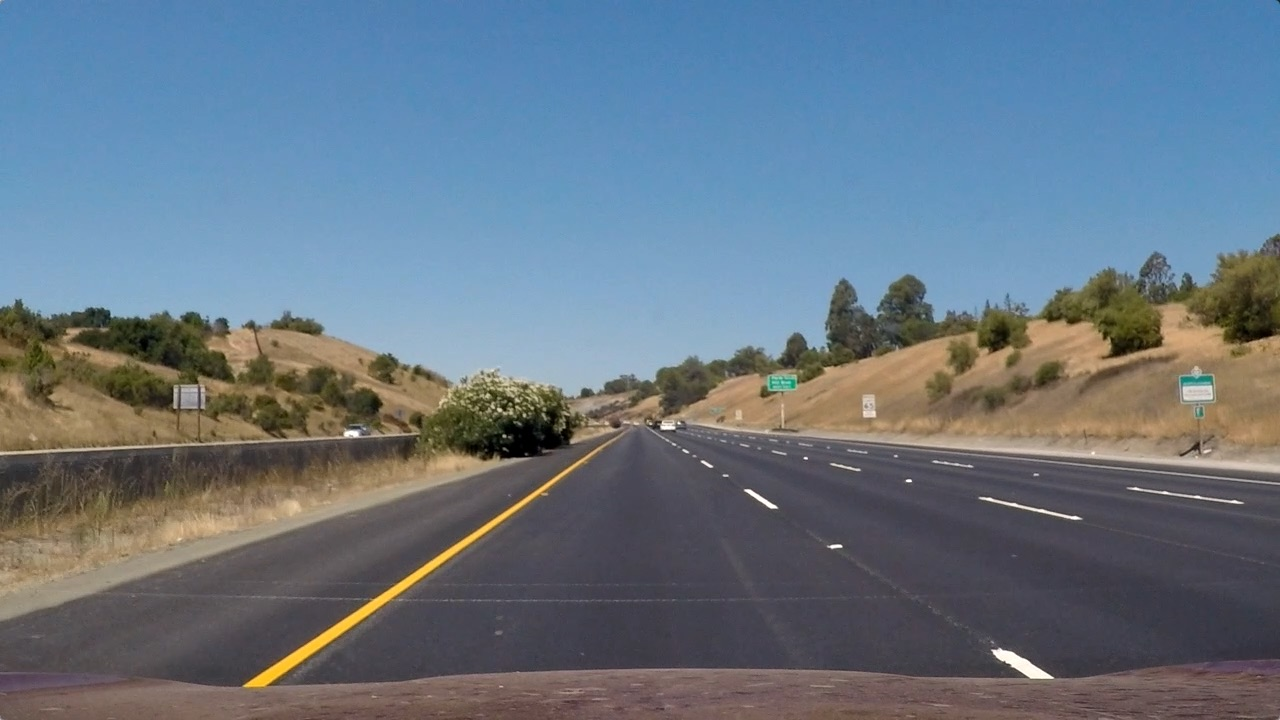
#> input picture Term1/CarND-Advanced-Lane-Lines/test_images/straight_lines1.jpg, 1280 x 720 px
$ python calibration.py
#> lines starting #> are read from the running program, lines starting #| are printed output that depends on the picture
import cv2
import glob

import matplotlib.image as mpimg
import numpy as np


# [41 lines left out: function calibrate_camera, not called in this run]


def get_perspective_matrix(corners_src, corners_dst):
    """
    Generates the 3x3 transformation matrix using the points passed as parameters
    :param corners_src:
    :param corners_dst:
    :return:
    """
    M = cv2.getPerspectiveTransform(np.float32(corners_src), np.float32(corners_dst))
    Minv = cv2.getPerspectiveTransform(np.float32(corners_dst), np.float32(corners_src))
    return M, Minv


if __name__ == '__main__':
    import matplotlib.pyplot as plt
    from matplotlib.patches import Polygon

    persp_args = {
        'corners_src': [[200, 700], [1070, 700], [750, 490], [530, 490]],
        'corners_dst': [[325, 700], [975, 700], [975, 0], [325, 0]]
    }
    img = mpimg.imread('./test_images/straight_lines1.jpg')
#> img is the input picture: shape (720, 1280, 3); mean R, G, B 103.2, 117.7, 131.2
    M, Minv = get_perspective_matrix(persp_args['corners_src'], persp_args['corners_dst'])
    lines_img = np.zeros_like(img)
    dst_img = cv2.warpPerspective(img, M, (img.shape[1], img.shape[0]))
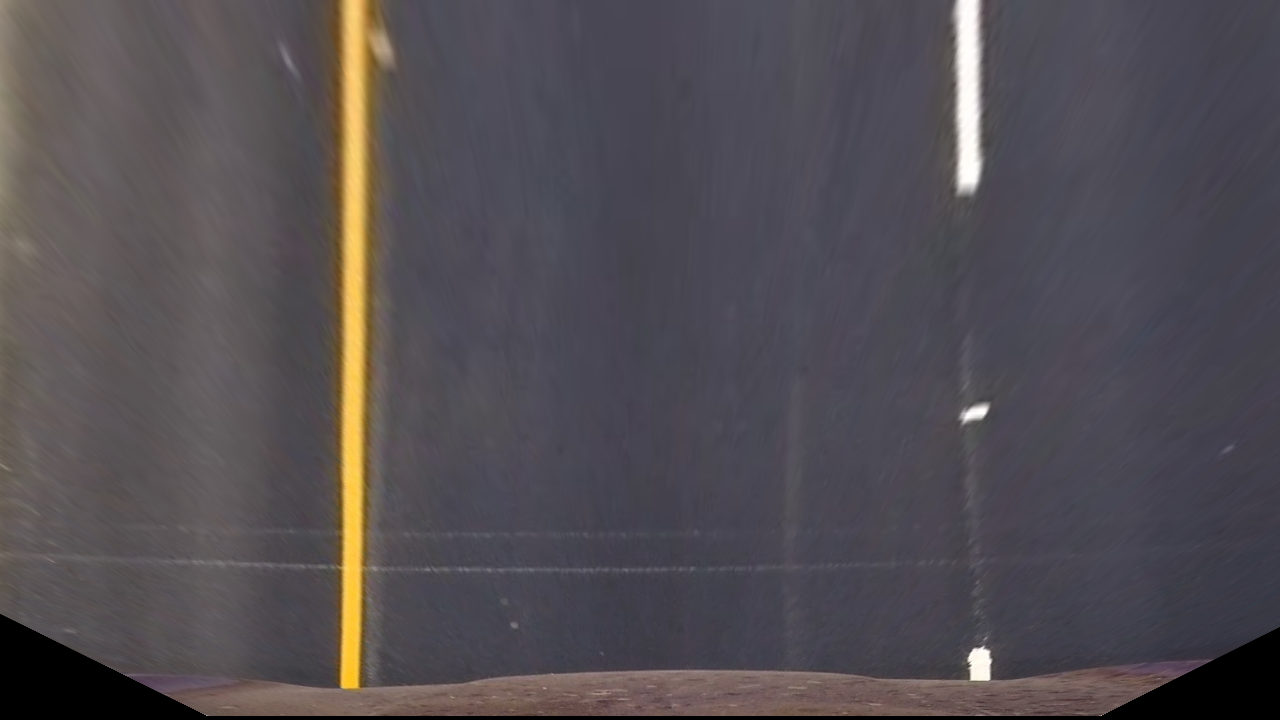
#> dst_img: shape (720, 1280, 3); mean R, G, B 82.8, 77.8, 82.6
    lines_dst_img = np.zeros_like(img)

    plt.subplot(121)
    plt.imshow(img)
    xyList = [(x, y) for x, y in persp_args['corners_src']]
    p = Polygon(xyList, alpha=0.2)
    plt.gca().add_artist(p)
    plt.title('Input')

    plt.subplot(122)
    plt.imshow(dst_img)
    xyList = [(x, y) for x, y in persp_args['corners_dst']]
    p = Polygon(xyList, alpha=0.2)
    plt.gca().add_artist(p)

    plt.title('Output')
    plt.show()
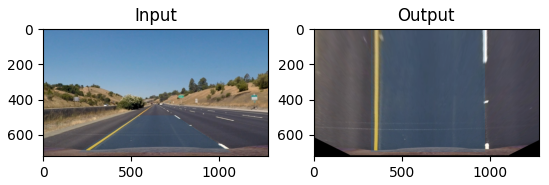
#> figure drawn by matplotlib, 2 panels

$ run again, with Term1/CarND-Advanced-Lane-Lines/test_images/straight_lines2.jpg copied over Term1/CarND-Advanced-Lane-Lines/test_images/straight_lines1.jpg
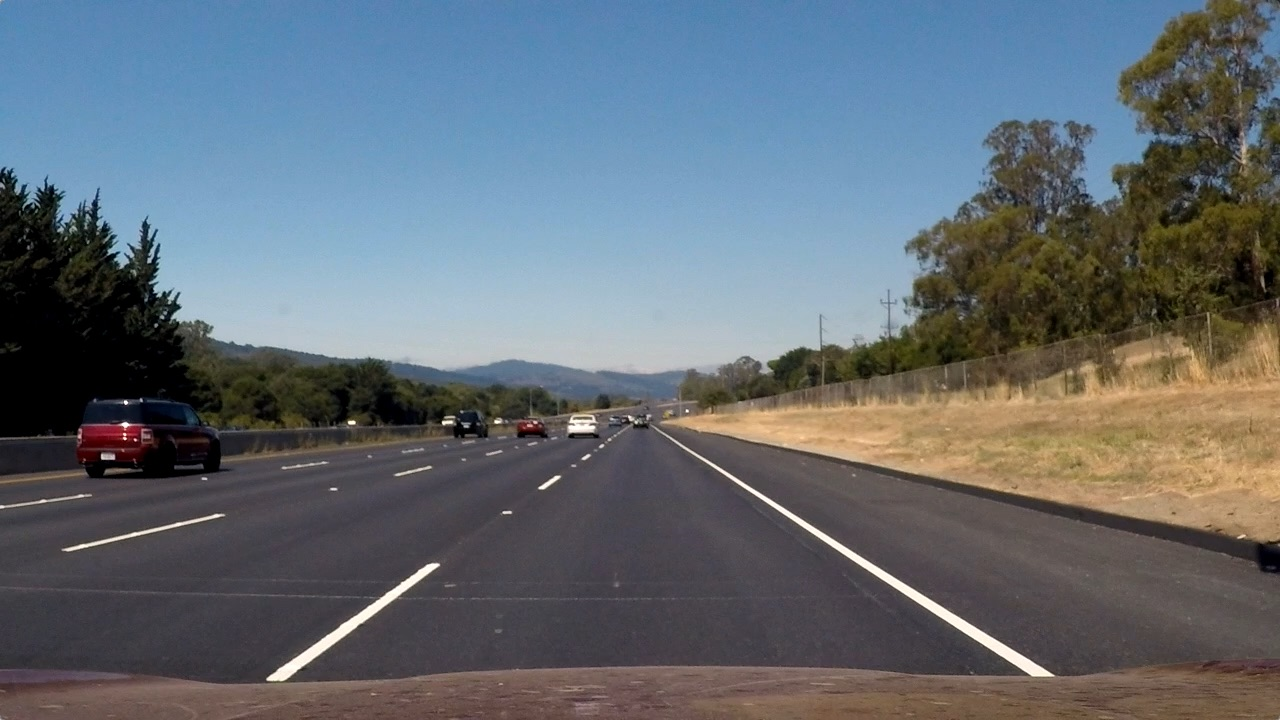
#> input picture Term1/CarND-Advanced-Lane-Lines/test_images/straight_lines2.jpg, 1280 x 720 px
#> img is the input picture: shape (720, 1280, 3); mean R, G, B 99.4, 107.7, 115.1
#> `dst_img = cv2.warpPerspective(img, M, (img.shape[1], img.shape[0]))`:
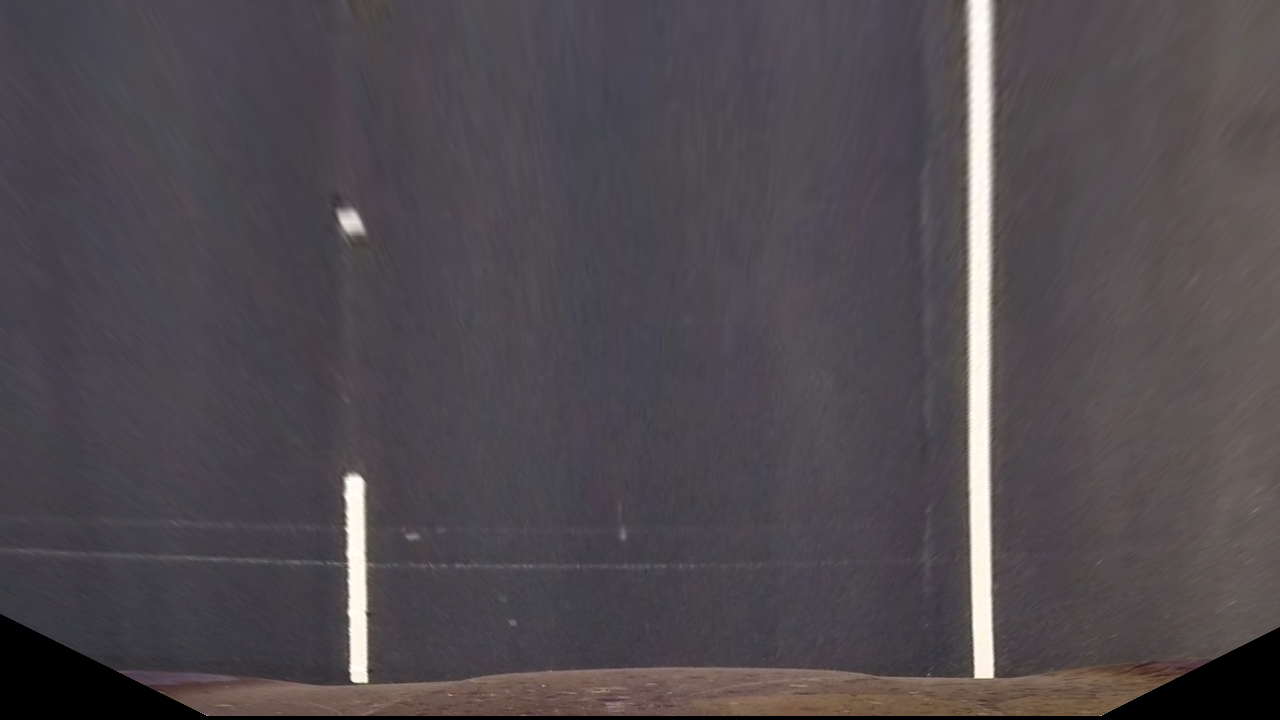
#> dst_img: shape (720, 1280, 3); mean R, G, B 80, 74.4, 79
#> `plt.show()`:
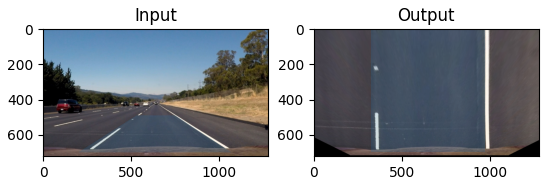
#> figure drawn by matplotlib, 2 panels

$ run again, with Term1/CarND-Advanced-Lane-Lines/test_images/test1.jpg copied over Term1/CarND-Advanced-Lane-Lines/test_images/straight_lines1.jpg
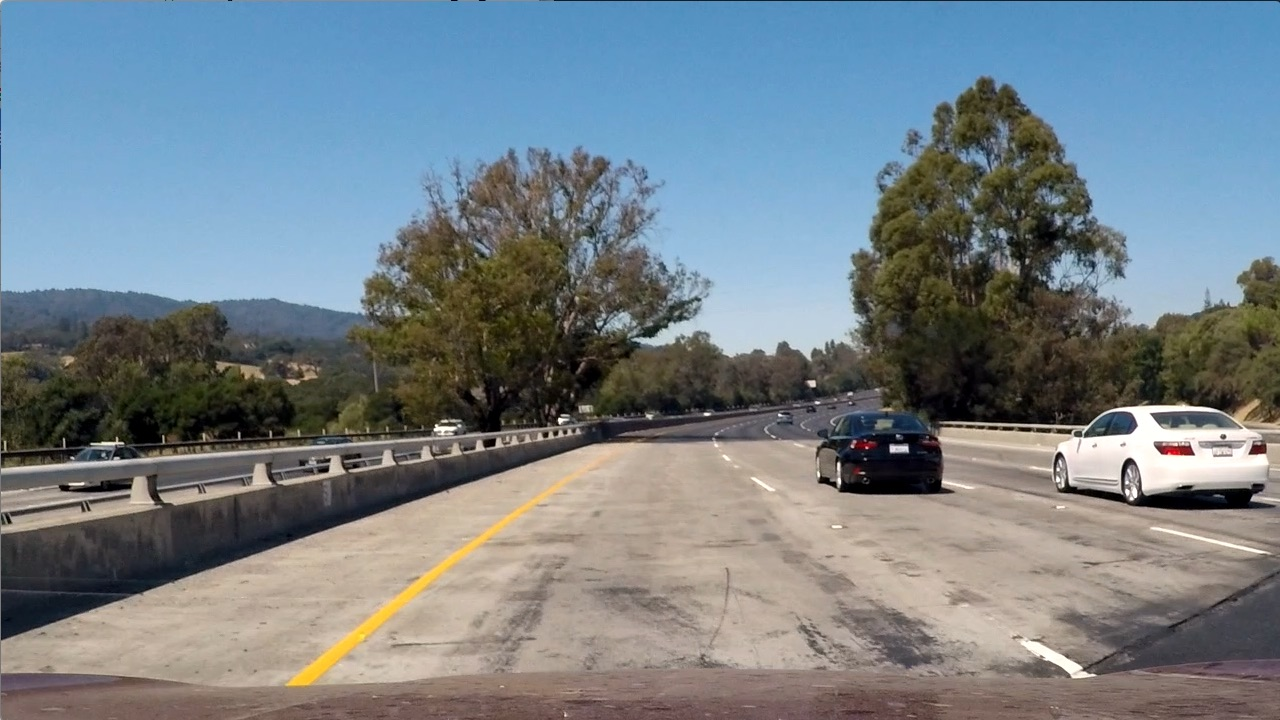
#> input picture Term1/CarND-Advanced-Lane-Lines/test_images/test1.jpg, 1280 x 720 px
#> img is the input picture: shape (720, 1280, 3); mean R, G, B 117.5, 128.7, 135.5
#> `dst_img = cv2.warpPerspective(img, M, (img.shape[1], img.shape[0]))`:
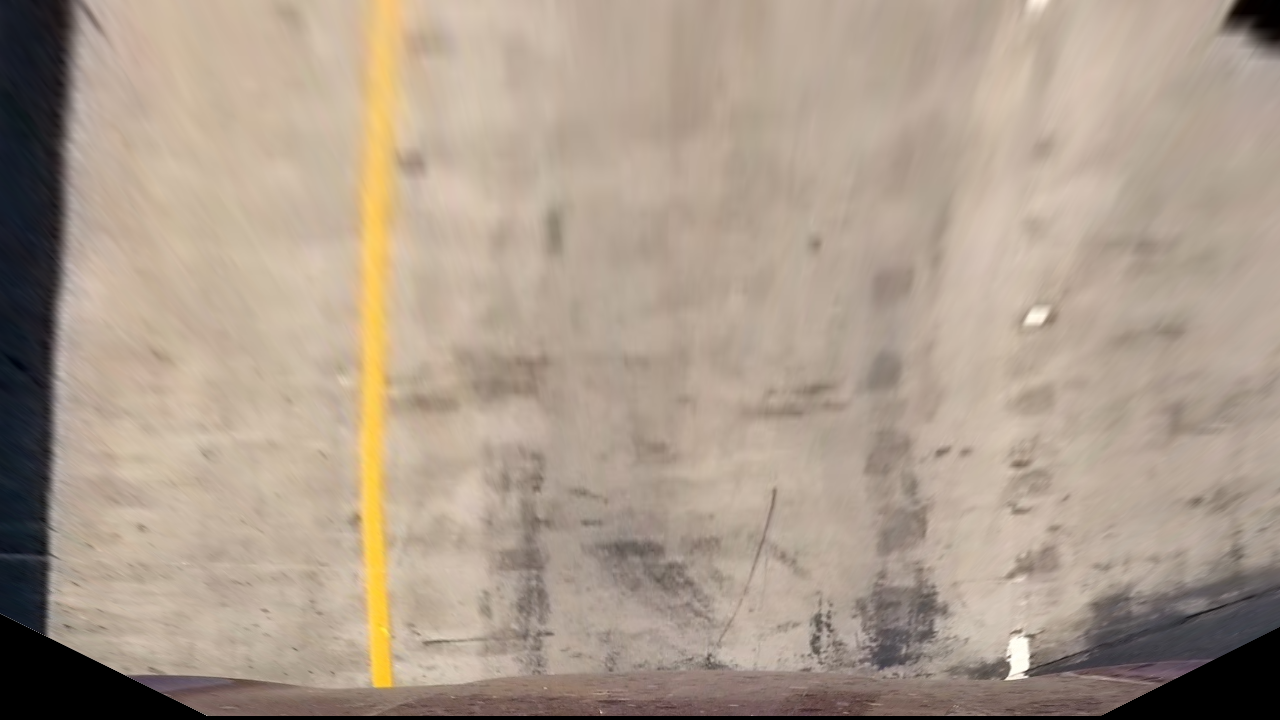
#> dst_img: shape (720, 1280, 3); mean R, G, B 171.8, 155.9, 140.4
#> `plt.show()`:
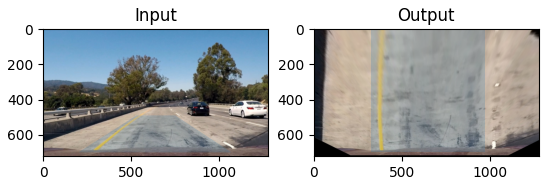
#> figure drawn by matplotlib, 2 panels

$ run again, with Term1/CarND-Advanced-Lane-Lines/test_images/test2.jpg copied over Term1/CarND-Advanced-Lane-Lines/test_images/straight_lines1.jpg
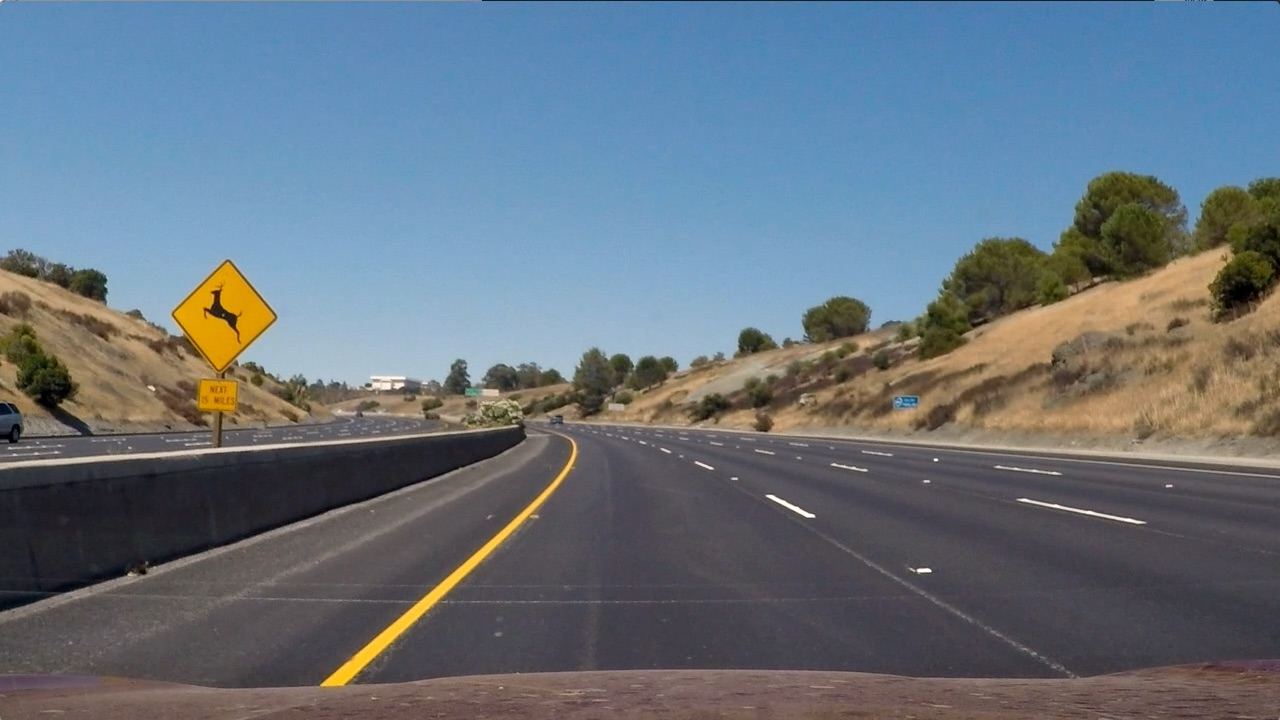
#> input picture Term1/CarND-Advanced-Lane-Lines/test_images/test2.jpg, 1280 x 720 px
#> img is the input picture: shape (720, 1280, 3); mean R, G, B 102.8, 114.6, 125.5
#> `dst_img = cv2.warpPerspective(img, M, (img.shape[1], img.shape[0]))`:
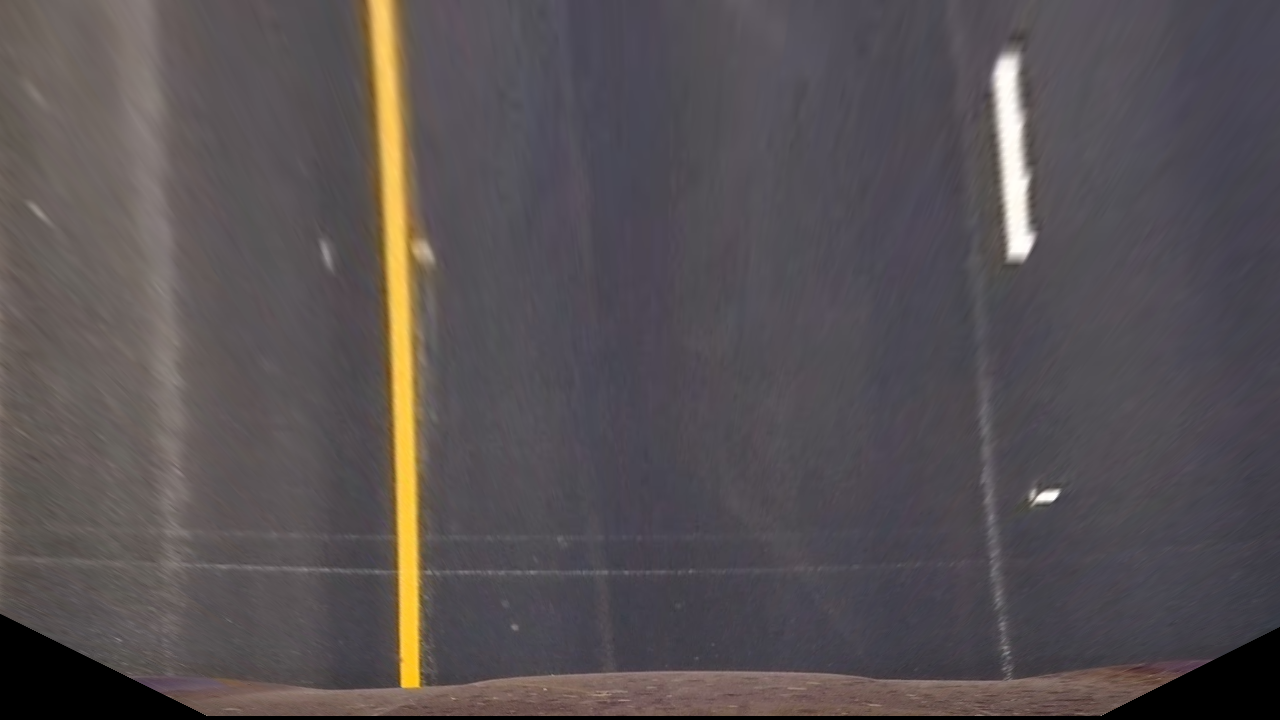
#> dst_img: shape (720, 1280, 3); mean R, G, B 87.1, 81, 83.1
#> `plt.show()`:
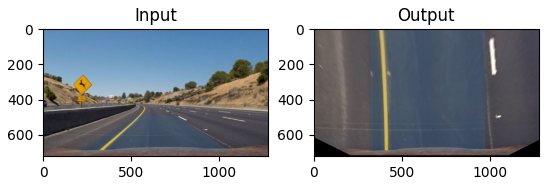
#> figure drawn by matplotlib, 2 panels
